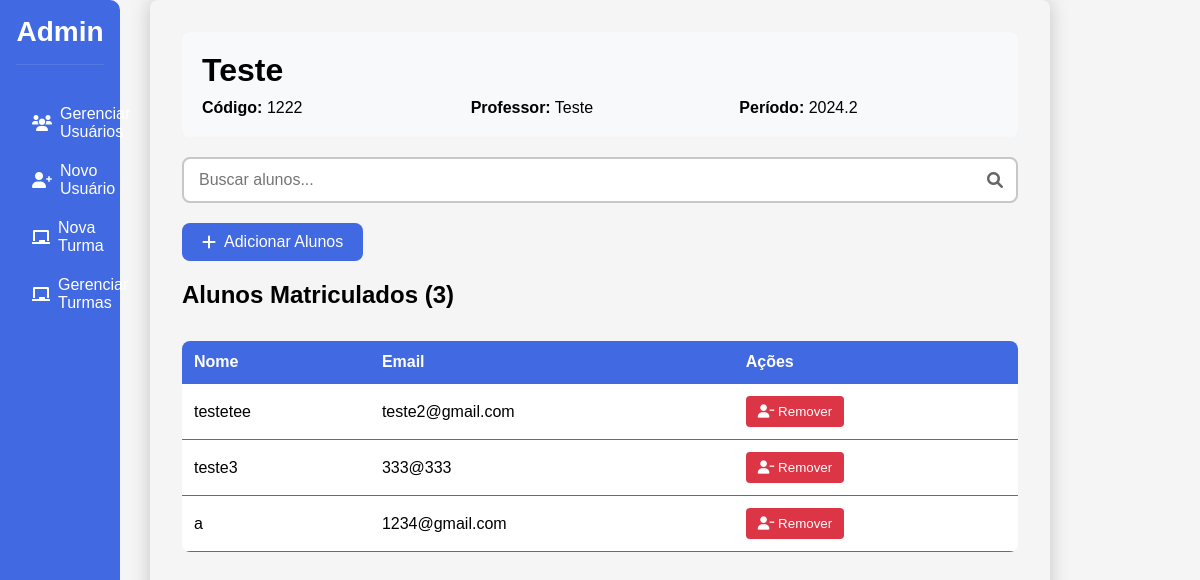
Page /admin/CRUD_turmas/visualizar_alunos/1222 on the committed database.
### app.py (models this page shows)
class Turma(db.Model):
    codigo_disciplina = db.Column(db.String(100), nullable=False, primary_key=True)
    nome = db.Column(db.String(100), nullable=False)
    professor_email = db.Column(db.String(150), db.ForeignKey('user.email'), nullable=False)
    ano = db.Column(db.Integer, nullable=False)
    semestre = db.Column(db.Integer, nullable=False)
    professor = db.relationship('User', backref='turmas_ministradas', foreign_keys=[professor_email])
    alunos = db.relationship('User',
                           secondary=alunos_turmas,
                           lazy='subquery',
                           backref=db.backref('turmas', lazy=True))

class User(db.Model):
    email = db.Column(db.String(150), unique=True, nullable=False, primary_key=True)
    nome = db.Column(db.String(150), nullable=False)
    cargo = db.Column(db.String(50), nullable=False)
    senha = db.Column(db.String(150), nullable=False)

### app.py (the view)
@app.route('/admin/CRUD_turmas/visualizar_alunos/<codigo>')
def vizualizar_alunos(codigo):
    turma = Turma.query.get_or_404(codigo)
    alunos = turma.alunos
    return render_template('admin/CRUD_turmas/vizualizar_alunos.html',
                         turma=turma,
                         alunos=alunos)

### templates/admin/CRUD_turmas/vizualizar_alunos.html (shortened to what this page needs)
<!DOCTYPE html>
<html lang="pt-BR">
<head>
    <link rel="stylesheet" href="{{ url_for('static', filename='css/CRUD_turmas/vizualizar_alunos.css') }}">
    <link rel="stylesheet" href="https://cdnjs.cloudflare.com/ajax/libs/font-awesome/6.0.0-beta3/css/all.min.css">
</head>
<body>
    <div class="navbar">
        <h2>Admin</h2>
        <ul>
            <li><a href="{{ url_for('gerenciar_usuarios') }}"><i class="fas fa-users"></i> Gerenciar Usuários</a></li>
            <li><a href="{{ url_for('criar_usuario') }}"><i class="fas fa-user-plus"></i> Novo Usuário</a></li>
            <li><a href="{{ url_for('criar_turma') }}"><i class="fas fa-chalkboard"></i> Nova Turma</a></li>
            <li><a href="{{ url_for('gerenciar_turmas') }}"><i class="fas fa-chalkboard"></i> Gerenciar Turmas</a></li>
        </ul>
    </div>
    <div class="container">
        <div class="turma-info">
            <h1>{{ turma.nome }}</h1>
            <div class="info-detalhes">
                <p><strong>Código:</strong> {{ turma.codigo_disciplina }}</p>
                <p><strong>Professor:</strong> {{ turma.professor.nome }}</p>
                <p><strong>Período:</strong> {{ turma.ano }}.{{ turma.semestre }}</p>
            </div>
        </div>
        <div class="search-box">
            <input type="text" id="searchInput" placeholder="Buscar alunos...">
            <i class="fas fa-search"></i>
        </div>
        <div class="header-actions">
            <a href="{{ url_for('adicionar_alunos', codigo=turma.codigo_disciplina) }}" class="add-btn">
                <i class="fas fa-plus"></i>
                Adicionar Alunos
            </a>
        </div>
        <div class="alunos-container">
            <h2>Alunos Matriculados ({{ alunos|length }})</h2>
            {% if alunos %}
            <table class="alunos-table">
                <thead>
                    <tr>
                        <th>Nome</th>
                        <th>Email</th>
                        <th>Ações</th>
                    </tr>
                </thead>
                <tbody>
                    {% for aluno in alunos %}
                    <tr class="aluno-item">
                        <td>{{ aluno.nome }}</td>
                        <td>{{ aluno.email }}</td>
                        <td>
                            <button onclick="removerAluno('{{ aluno.email }}')" class="remove-btn">
                                <i class="fas fa-user-minus"></i> Remover
                            </button>
                        </td>
                    </tr>
                    {% endfor %}
                </tbody>
            </table>
            {% else %}
            <p class="no-alunos">Nenhum aluno matriculado nesta turma.</p>
            {% endif %}
        </div>
    </div>
</body>
</html>

### static/css/CRUD_turmas/vizualizar_alunos.css (style rules this page uses)
* { margin: 0; padding: 0; box-sizing: border-box; font-family: 'Arial', sans-serif; }
body { background: #f5f5f5; min-height: 100vh; }
.navbar { width: 10%; background-color: #4169E1; color: white; padding: 1rem; position: fixed; height: 100%; border-top-right-radius: 10px; border-bottom-right-radius: 10px; }
.navbar h2 { text-align: center; margin-bottom: 2rem; padding-bottom: 1rem; border-bottom: 1px solid rgba(255, 255, 255, 0.1); font-size: 28px; color: var(--white-color); min-width: 60px; text-align: center; }
.navbar ul { list-style: none; padding: 0; }
.navbar ul li { margin-bottom: 5px; }
.navbar ul li a { color: white; text-decoration: none; display: flex; align-items: center; padding: 0.5rem 1rem; transition: background-color 0.3s; border-radius: 10px; }
.navbar ul li a i { margin-right: 0.5rem; }
.container { margin-left: 250px; padding: 2rem; border-radius: 8px; box-shadow: 0 0 20px rgba(0, 0, 0, 0.2); width: 75%; margin: auto; margin-top: 0; }
.turma-info { background: #f8f9fa; padding: 20px; border-radius: 8px; margin-bottom: 20px; }
.info-detalhes { margin-top: 10px; display: grid; grid-template-columns: repeat(auto-fit, minmax(200px, 1fr)); gap: 10px; }
.header-actions { display: flex; justify-content: space-between; align-items: center; margin-bottom: 20px; }
.add-btn { background-color: #4169E1; color: white; border: none; padding: 10px 20px; border-radius: 8px; cursor: pointer; text-decoration: none; display: flex; align-items: center; gap: 8px; transition: all 0.3s ease; font-weight: 500; }
.add-btn i { font-size: 16px; }
.search-box { position: relative; margin-bottom: 20px; }
.search-box input { width: 100%; padding: 12px 40px 12px 15px; border: 2px solid #c7c7c7; border-radius: 8px; font-size: 16px; transition: all 0.3s ease; }
.search-box i { position: absolute; right: 15px; top: 50%; transform: translateY(-50%); color: #666; }
.alunos-table { border-collapse: collapse; margin: 2rem 0; background-color: white; border-radius: 8px; overflow: hidden; width: 100%; }
.alunos-table th, .alunos-table td { padding: 12px; text-align: left; border-bottom: 1px solid #e1e1e1; border-bottom: 1px solid #4169E1; }
.alunos-table th { background-color: #4169E1; color: white; font-weight: bold; }
.remove-btn { background-color: #dc3545; color: white; border: none; padding: 8px 12px; border-radius: 4px; cursor: pointer; transition: all 0.3s ease; }

### rows in the picture
Turma: nome "Teste", codigo_disciplina "1222", ano "2024", semestre "2"
User: professor.nome "Teste"
User: nome "testetee", email "teste2@gmail.com"
User: nome "teste3", email "333@333"
User: nome "a", email "1234@gmail.com"

### other values in the picture
{{ alunos|length }} "3"
